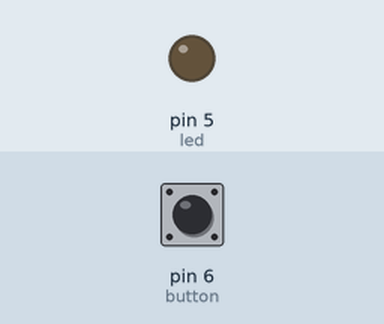
Simulated run of this sketch. Board: Arduino Uno, built with avr-gcc and run on an emulated ATmega328P. Shown: output pins drawn as LEDs (lit = HIGH). The test bench sets the inputs (shaded band); at power-on: pin 6 (button) HIGH.

Above: at 1.2 s.
1.3 s: pin 6 (button) pulled LOW for 0.15 s
At 1.37 s:
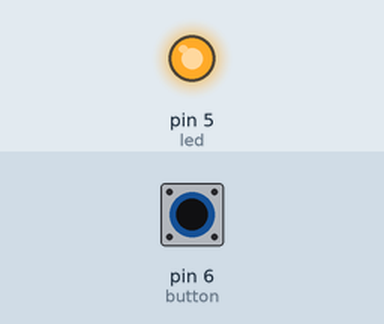
2.9 s: pin 6 (button) pulled LOW for 3.2 s
At 7.5 s:
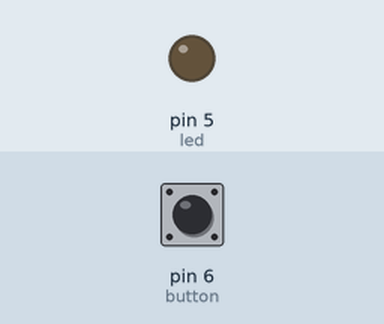
Timing chart, 0 to 9.0 s (numbered marks = the images above; inputs shaded):
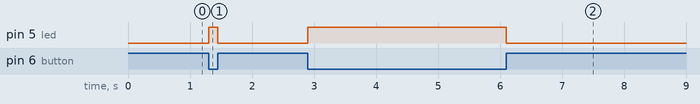

The sketch:

button_led.ino
```cpp
int led = 5;
int button = 6;

void setup() {
  pinMode(led, OUTPUT);
  pinMode(button, INPUT_PULLUP);
}

void loop() {
  int buttonState = digitalRead(button);

  if (buttonState == LOW) {
    digitalWrite(led, HIGH);
  } else {
    digitalWrite(led, LOW);
  }
}
```

Measured:
- after the input at 1.3 s, pin 5 (led): LOW → HIGH at once, → LOW 0.15 s later
- after the input at 2.9 s, pin 5 (led): LOW → HIGH at once, → LOW 3.2 s later
